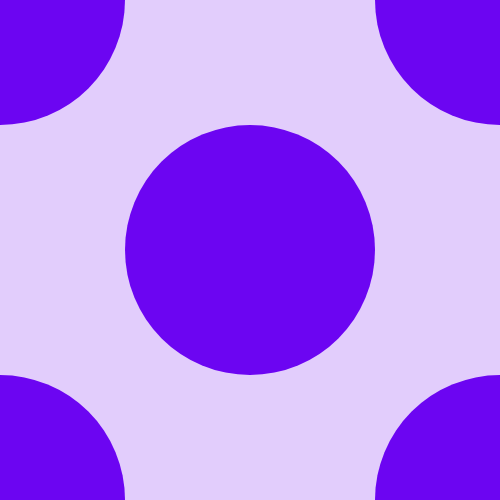
Frame 1 (no input)
Frame 60 (no input): identical to frame 1, image omitted
Frame 120 (the mouse pressed at the canvas centre since frame 60): identical to frame 1, image omitted

The p5.js sketch that drew this single still picture (run headless with seeded random() and noise() and a simulated clock; from frame 60 on, the mouse is pressed at the canvas centre):

// p5.js sketch
// ── sketch.js
function setup() {
  createCanvas(500, 500);
  rectMode(CENTER);
}

function draw() {
  background(226, 205, 252);
  
  noStroke();
  fill(108, 5, 242);
  circle(0, 0, width / 2);
  circle(width, 0, width / 2);
  circle(width, height, width / 2);
  circle(0, height, width / 2);

  circle(width / 2, height / 2, width / 2);
}
